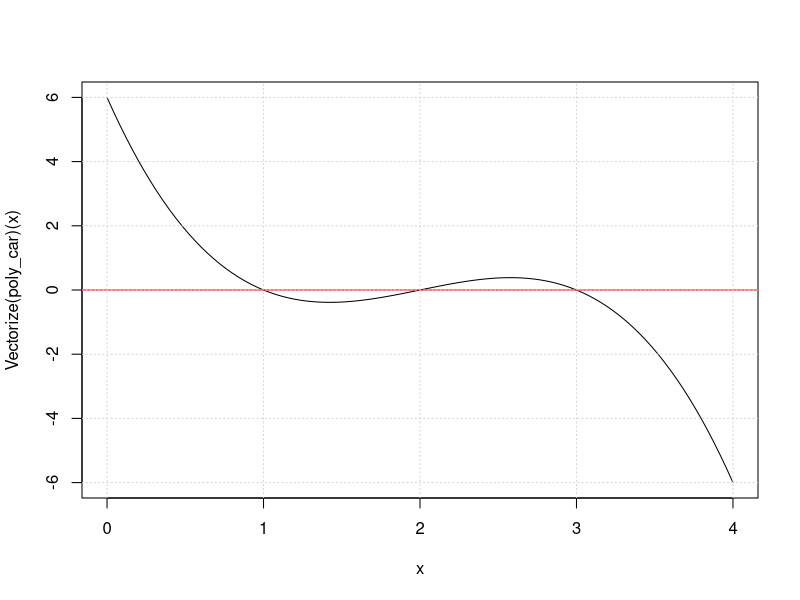

Write the R code that produced this figure.
## ---- chunk 1
knitr::opts_chunk$set(echo = TRUE, message = F , warning = F)
## ---- chunk 2
A <- matrix(c(1,0,-1, 1,2,1, 2,2,3), nrow=3, ncol=3, byrow = T)
A
## ---- chunk 3
I<- diag(3)
I
## ---- chunk 4
poly_car <- function(lambda) det(A - lambda * I)
## ---- chunk 5
curve(Vectorize(poly_car)(x), from = 0, to = 4) 
abline(h = 0, col = "red")
grid()
## ---- chunk 6
lambda_1 <- round(uniroot(Vectorize(poly_car), c(0.5,1.5))$root , 2)
lambda_2 <- round(uniroot(Vectorize(poly_car), c(1.5,2.5))$root , 2)
lambda_3 <- round(uniroot(Vectorize(poly_car), c(2.5,3.5))$root , 2)
c(lambda_1,lambda_2,lambda_3)
## ---- chunk 7
# Pour lambda1
M <- A - lambda_1 * I

# On remplace la dernière ligne par (1, 0, 0) = 1
# pour fixer la première composante à 1
M_mod <- M
M_mod[3, ] <- c(1, 0, 0)
b <- c(0, 0, 1)

v1 <- solve(M_mod, b)
v1
## ---- chunk 8
all.equal(A %*% v1, as.matrix(lambda_1 * v1))
## ---- chunk 9
# Pour trouver le vecteur propre associé à lambda_2
M <- A - lambda_2 * I

#Utilisons la Singular Value Decomposition de base de R
# La SVD décompose M et le dernier vecteur de V 
# est toujours dans le noyau de M (solution de Mv=0)
v2 <- svd(M)$v[, 3]
v2
## ---- chunk 10
all.equal(A %*% v2, as.matrix(lambda_2 * v2))
## ---- chunk 11
# Pour trouver le vecteur propre associé à lambda_2
M <- A - lambda_3 * I

#Utilisons la Singular Value Decomposition de base de R
# La SVD décompose M et le dernier vecteur de V 
# est toujours dans le noyau de M (solution de Mv=0)
v3 <- svd(M)$v[, 3]
v3
## ---- chunk 12
all.equal(A %*% v3, as.matrix(lambda_3 * v3))
## ---- chunk 13
D <- diag(c(lambda_1,lambda_2,lambda_3))
D
## ---- chunk 14
P  <- matrix(c(v1, v2, v3), nrow = 3, ncol = 3, byrow = F)
P

## ---- chunk 15
B<- P%*%D%*%solve(P)
round (B,2)
all.equal(B, A)
